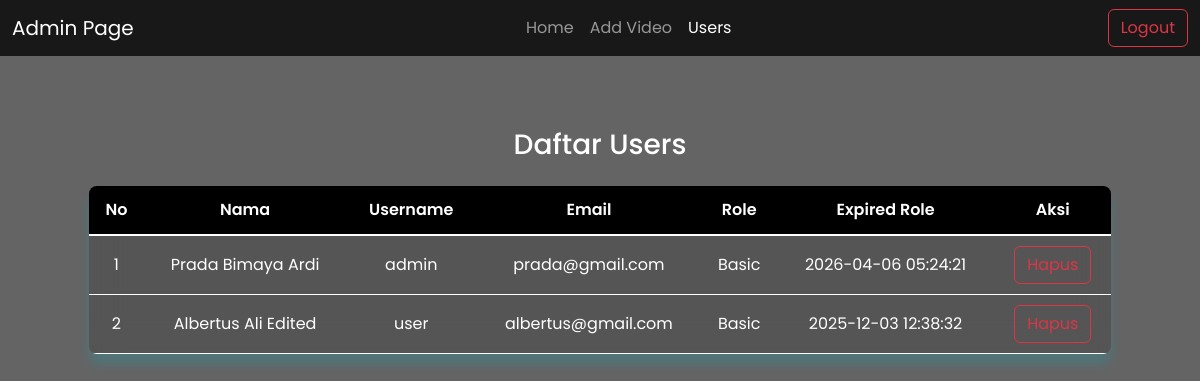
The app's page /routeAdmin.php?adminPage=users (signed in) with its own data.
### tables this page shows
CREATE TABLE `users` (
  `id_user` varchar(255) NOT NULL,
  `nama` varchar(100) NOT NULL,
  `username` varchar(255) NOT NULL,
  `password` varchar(255) NOT NULL,
  `email` varchar(255) NOT NULL,
  `foto_profil` varchar(100) NOT NULL DEFAULT 'default.png'
);

CREATE TABLE `role` (
  `id_role` int NOT NULL,
  `id_user` varchar(255) NOT NULL,
  `role_user` varchar(11) NOT NULL DEFAULT 'Free',
  `expired_at` datetime DEFAULT NULL
);

### src/controllers/adminControllers/usersController.php (the view, shortened to what this page needs)
<?php
include __DIR__ . "/../../databases/koneksi.php";
function ambilUsers() {
    global $connect;
    $roles = [];
    $konekDbRole = $connect->prepare("SELECT * FROM role");
    $konekDbRole->execute();
    $hasilRole = $konekDbRole->get_result();
    while ($rows = $hasilRole->fetch_assoc()) {
        $roles[$rows['id_user']] = [
            'role' => $rows['role_user'],
            'waktuHabis' => $rows['expired_at']
        ];
    }
    $konekDb = $connect->prepare("SELECT * FROM users");
    $konekDb->execute();
    $hasil = $konekDb->get_result();
    $html = '
    <div class="containerTampil mt-4">
        <h3 class="mb-4 text-center text-white">Daftar Users</h3>
        <table class="table-hover">
            <thead class="text-center">
                <tr>
                    <th>No</th>
                    <th>Nama</th>
                    <th>Username</th>
                    <th>Email</th>
                    <th>Role</th>
                    <th>Expired Role</th>
                    <th>Aksi</th>
                </tr>
            </thead>
            <tbody>';
    $no = 1;
    while ($user = $hasil->fetch_assoc()) {
        $id = $user['id_user'];
        $nama = $user["nama"];
        $username = $user["username"];
        $email = $user["email"];
        $role = $roles[$id]['role'] ?? "Free";
        $tanggal = $roles[$id]['waktuHabis'] ?? "Tidak Ada";
        $html .= "
            <tr>
                <td class='text-center'>".$no."</td>
                <td>".$nama."</td>
                <td class='text-center'>".$username."</td>
                <td>".$email."</td>
                <td class='text-center'>".$role."</td>
                <td class='text-center'>".$tanggal."</td>
                <td class='text-center'>
                    <a href='?adminPage=hapusUser&user=".$id."'
                    class='btn btn btn-outline-danger'
                    onclick=\"return konfirmasiHapus('".addslashes($nama)."', this.href);\">
                    Hapus
                    </a>
                </td>
            </tr>";
        $no++;
    }
    $html .= '
            </tbody>
        </table>
    </div>';
    return $html;
}

### src/view/admin/adminCss/users.css (style rules this page uses)
* { font-family: "Poppins", sans-serif; margin: 0; padding: 0; box-sizing: border-box; }
body { min-height: 100vh; display: flex; flex-direction: column; background-image: url("../../../uploads/admin/bgHome.jpg"); background-size: cover; background-repeat: no-repeat; background-position: center center; background-attachment: fixed; min-height: 100vh; overflow: auto; background-color: rgba(0, 0, 0, 0.607); background-blend-mode: darken; }
.containerTampil { width: 100%; }
table { border-collapse: collapse; width: 100%; box-shadow: 0 10px 12px rgba(0, 188, 212, 0.2); background-color: rgba(0, 0, 0, 0.15); backdrop-filter: blur(15px); border-radius: 8px; overflow: hidden; }
thead { background-color: #000000; color: white; }
th { padding: 12px; text-align: center; font-weight: 600; border-bottom: 2px solid #ffffff; }
td { padding: 10px; text-align: center; background-color: #00000000; border-bottom: 1px solid #ffffff; color: #ffffff; }

### records on screen
users: nama "Prada Bimaya Ardi", username "admin", email "prada@gmail.com", id_user.role_user "Basic", id_user.expired_at "2026-04-06 05:24:21"
users: nama "Albertus Ali Edited", username "user", email "albertus@gmail.com", id_user.role_user "Basic", id_user.expired_at "2025-12-03 12:38:32"
